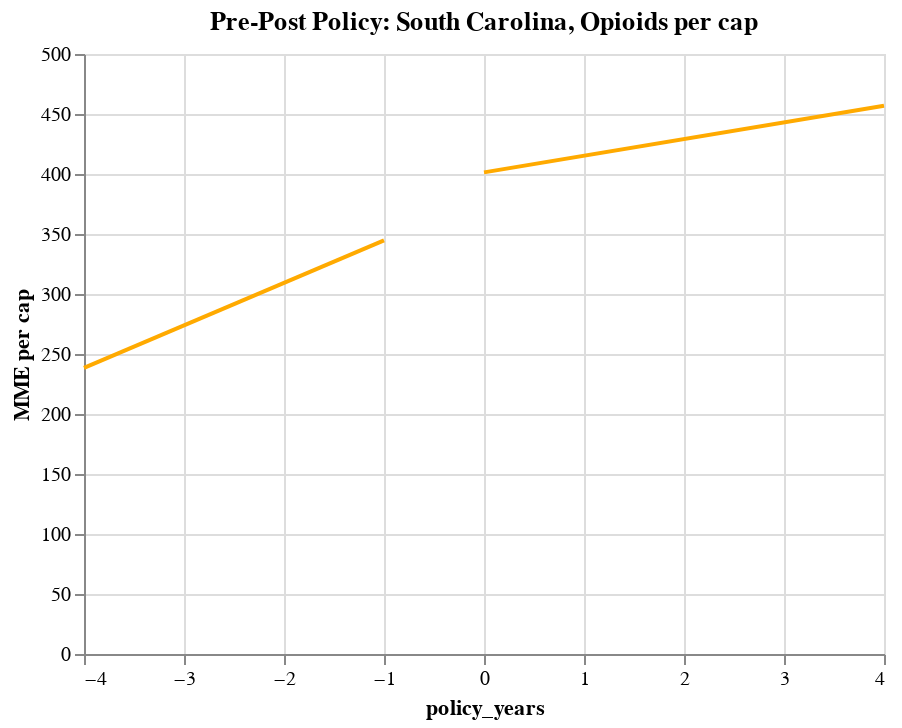

The cell this chart's notebook holds for it:
### Code cell
# sc buyers pre/post plot

before=alt.Chart(sc_opi_before,title="Pre-Post Policy: South Carolina, Opioids per cap").encode(x="policy_years", y="MME per cap")
before_line=before.transform_regression("policy_years","MME per cap").mark_line(color="#FFAA00") 
after=alt.Chart(sc_opi_after).encode(x="policy_years", y="MME per cap")
after_line=after.transform_regression("policy_years","MME per cap").mark_line(color="#FFAA00")
sc_chart_opioid=before_line+after_line
sc_chart_opioid

### Figure 1 — Vega-Lite specification as saved in the notebook (floating-point values rounded to 4 significant figures; data arrays with more than 128 entries replaced by an {"elided": "..."} marker saying what was removed)
{"config": {"view": {"continuousWidth": 400, "continuousHeight": 300}}, "layer": [{"data": {"name": "data-ba95a8d1127b633b087ee09838a1e535"}, "mark": {"type": "line", "color": "#FFAA00"}, "encoding": {"x": {"type": "quantitative", "field": "policy_years"}, "y": {"type": "quantitative", "field": "MME per cap"}}, "title": "Pre-Post Policy: South Carolina, Opioids per cap", "transform": [{"on": "policy_years", "regression": "MME per cap"}]}, {"data": {"name": "data-c8ba2dc4b37b828ab302a6178727ad73"}, "mark": {"type": "line", "color": "#FFAA00"}, "encoding": {"x": {"type": "quantitative", "field": "policy_years"}, "y": {"type": "quantitative", "field": "MME per cap"}}, "transform": [{"on": "policy_years", "regression": "MME per cap"}]}], "$schema": "https://vega.github.io/schema/vega-lite/v4.8.1.json", "datasets": {"data-ba95a8d1127b633b087ee09838a1e535": {"elided": "184 records"}, "data-c8ba2dc4b37b828ab302a6178727ad73": {"elided": "230 records"}}}
